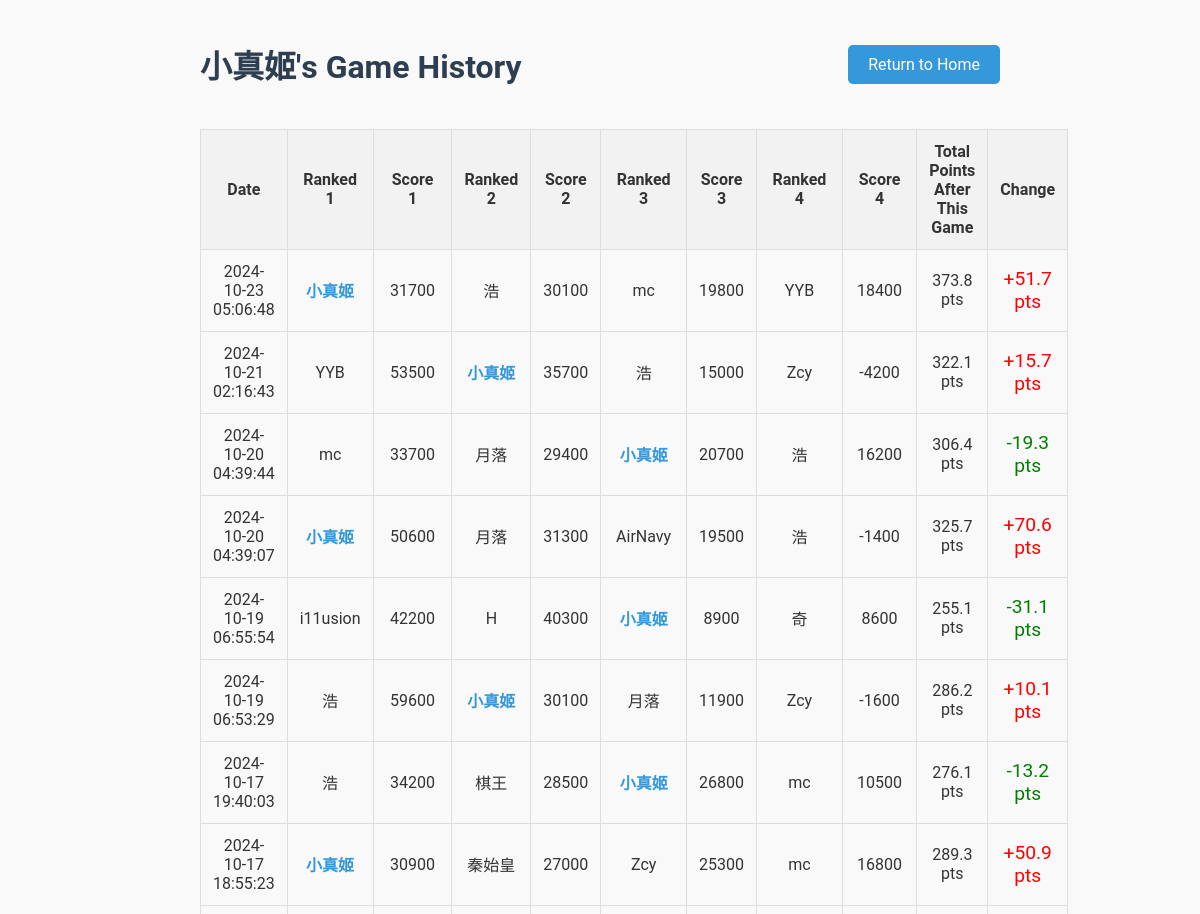
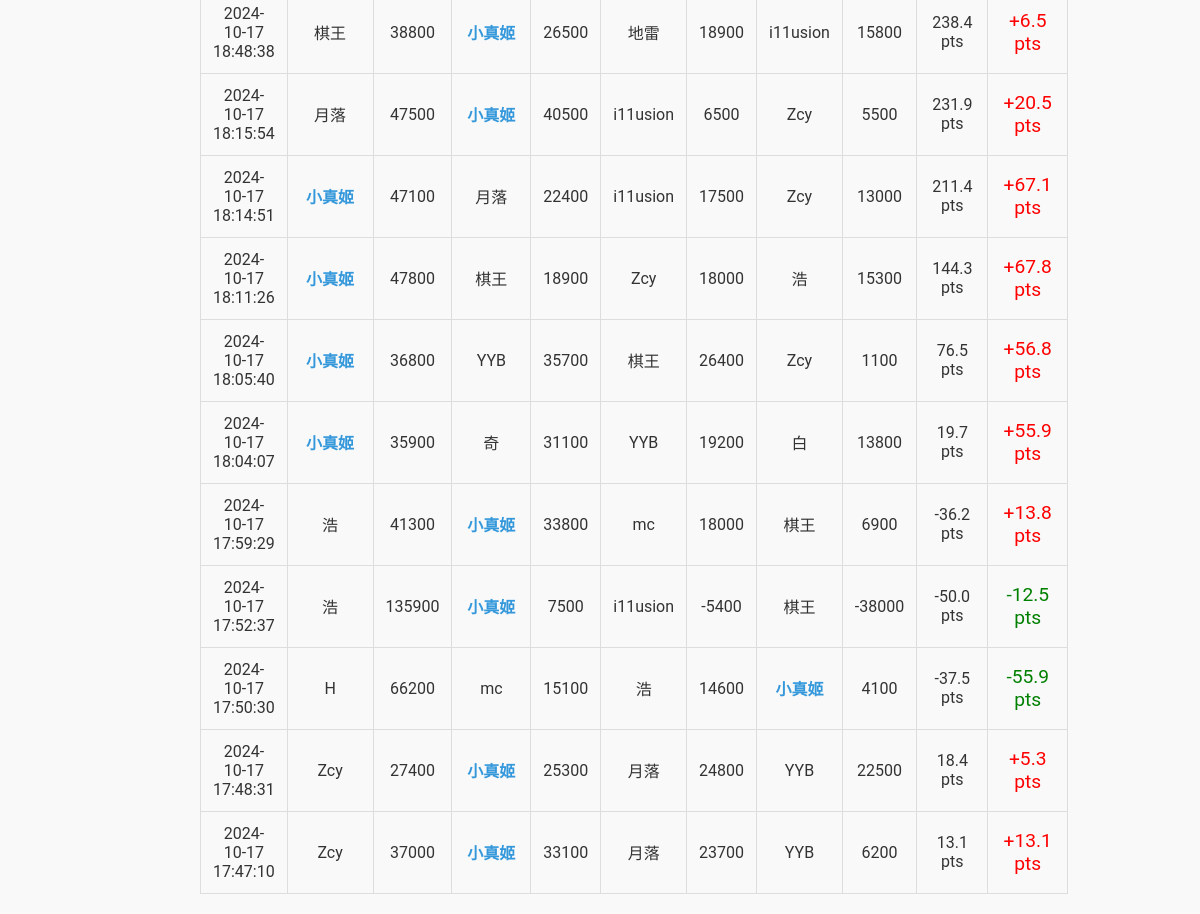
Screenshot of /player/小真姬 with the database file from the repository (2 pictures, top to bottom).
### tables this page shows
CREATE TABLE games (
    game_id INTEGER PRIMARY KEY AUTOINCREMENT,
    player1 TEXT NOT NULL,
    player2 TEXT NOT NULL,
    player3 TEXT NOT NULL,
    player4 TEXT NOT NULL,
    raw_score1 INTEGER NOT NULL,
    raw_score2 INTEGER NOT NULL,
    raw_score3 INTEGER NOT NULL,
    raw_score4 INTEGER NOT NULL,
    final_score1 INTEGER NOT NULL,
    final_score2 INTEGER NOT NULL,
    final_score3 INTEGER NOT NULL,
    final_score4 INTEGER NOT NULL,
    game_date TIMESTAMP DEFAULT CURRENT_TIMESTAMP
);

### app.py (the view)
@app.route("/player/<player_name>")
def player_statistics(player_name):
    player_name = unquote(player_name)  # Decode the URL-encoded player name
    conn = get_db_connection()
    cursor = conn.cursor()
    cursor.execute("""
    SELECT game_date, player1, player2, player3, player4,
           raw_score1, raw_score2, raw_score3, raw_score4,
           final_score1, final_score2, final_score3, final_score4
    FROM games
    WHERE ? IN (player1, player2, player3, player4)
    ORDER BY game_date DESC
    """, (player_name,))
    games = cursor.fetchall()
    running_total = 0
    processed_games = []
    for game in reversed(games):
        players_and_scores = [
            (game['player1'], game['raw_score1'], game['final_score1']),
            (game['player2'], game['raw_score2'], game['final_score2']),
            (game['player3'], game['raw_score3'], game['final_score3']),
            (game['player4'], game['raw_score4'], game['final_score4'])
        ]
        players_and_scores.sort(key=lambda x: x[2], reverse=True)  # Sort by final score
        current_game_points = None
        for player, raw_score, final_score in players_and_scores:
            if player == player_name:
                current_game_points = final_score
                break
        previous_total = running_total
        running_total += current_game_points  # Update cumulative points
        processed_games.append({
            'game_date': game['game_date'],
            'players_and_scores': players_and_scores,
            'point_change' : round(current_game_points,1),
            'previous_total': round(previous_total, 1),
            'total_points_after_game': round(running_total, 1)  # Round the running total
        })
    processed_games.reverse()
    conn.close()
    return render_template("player_statistics.html", player_name=player_name, games=processed_games)

### app.py (called while the page is built)
def get_db_connection():
    conn = sqlite3.connect('mahjong.db')
    conn.row_factory = sqlite3.Row  # Return rows as dictionaries
    return conn

### templates/player_statistics.html (shortened to what this page needs)
<!DOCTYPE html>
<html lang="en">
<head>
</head>
<body>
    <div class="container">
        <div class="header-row">
            <h1>{{ player_name }}'s Game History</h1>
            <div class="return-button">
                <a href="{{ url_for('home') }}">Return to Home</a>
            </div>
        </div>
        <table>
            <tr>
                <th>Date</th>
                <th>Ranked 1</th>
                <th>Score 1</th>
                <th>Ranked 2</th>
                <th>Score 2</th>
                <th>Ranked 3</th>
                <th>Score 3</th>
                <th>Ranked 4</th>
                <th>Score 4</th>
                <th>Total Points After This Game</th>
                <th>Change</th>
            </tr>
            {% for game in games %}
            <tr>
                <td>{{ game['game_date'] }}</td>
                {% for player, raw_score, final_score in game['players_and_scores'] %}
                <td class="{% if player == player_name %}player-highlight{% endif %}">
                    {{ player }}
                </td>
                <td>{{ raw_score }}</td>
                {% endfor %}
                <td>{{ '%.1f' % game['total_points_after_game'] }} pts</td>
                <td class="point-change {% if game['point_change'] > 0 %}positive-change{% else %}negative-change{% endif %}">
                    {% if game['point_change'] > 0 %}+{% endif %}{{ game['point_change'] }} pts
                </td>
            </tr>
            {% endfor %}
        </table>
    </div>
</body>
</html>

### templates/player_statistics.html (style rules this page uses)
body { font-family: 'Roboto', sans-serif; background-color: #f9f9f9; color: #333; margin: 0; padding: 20px; }
.container { max-width: 800px; margin: 0 auto; }
.header-row { display: flex; justify-content: space-between; align-items: center; margin-bottom: 20px; }
h1 { color: #2c3e50; }
table { width: 100%; border-collapse: collapse; margin-top: 20px; }
th, td { padding: 12px; border: 1px solid #ddd; text-align: center; }
th { background-color: #f2f2f2; }
.player-highlight { font-weight: bold; color: #3498db; }
.point-change { font-size: 1.2em; }
.positive-change { color: red; }
.negative-change { color: green; }
.return-button a { text-decoration: none; background-color: #3498db; color: #ffffff; padding: 10px 20px; border-radius: 5px; transition: background-color 0.3s; }

### rows the page displays
games: game_date "2024-10-23 05:06:48", player1 "小真姬", raw_score1 "31700", player3 "浩", raw_score3 "30100", player2 "mc", raw_score2 "19800", player4 "YYB", raw_score4 "18400", total_points_after_game "373.8", point_change "51.7"
games: game_date "2024-10-21 02:16:43", player2 "YYB", raw_score2 "53500", player4 "小真姬", raw_score4 "35700", player1 "浩", raw_score1 "15000", player3 "Zcy", raw_score3 "-4200", total_points_after_game "322.1", point_change "15.7"
games: game_date "2024-10-20 04:39:44", player3 "mc", raw_score3 "33700", player2 "月落", raw_score2 "29400", player4 "小真姬", raw_score4 "20700", player1 "浩", raw_score1 "16200", total_points_after_game "306.4", point_change "-19.3"
games: game_date "2024-10-20 04:39:07", player3 "小真姬", raw_score3 "50600", player4 "月落", raw_score4 "31300", player2 "AirNavy", raw_score2 "19500", player1 "浩", raw_score1 "-1400", total_points_after_game "325.7", point_change "70.6"
games: game_date "2024-10-19 06:55:54", player1 "i11usion", raw_score1 "42200", player4 "H", raw_score4 "40300", player2 "小真姬", raw_score2 "8900", player3 "奇", raw_score3 "8600", total_points_after_game "255.1", point_change "-31.1"
games: game_date "2024-10-19 06:53:29", player4 "浩", raw_score4 "59600", player3 "小真姬", raw_score3 "30100", player2 "月落", raw_score2 "11900", player1 "Zcy", raw_score1 "-1600", total_points_after_game "286.2", point_change "10.1"
games: game_date "2024-10-17 19:40:03", player4 "浩", raw_score4 "34200", player2 "棋王", raw_score2 "28500", player3 "小真姬", raw_score3 "26800", player1 "mc", raw_score1 "10500", total_points_after_game "276.1", point_change "-13.2"
games: game_date "2024-10-17 18:55:23", player1 "小真姬", raw_score1 "30900", player4 "秦始皇", raw_score4 "27000", player3 "Zcy", raw_score3 "25300", player2 "mc", raw_score2 "16800", total_points_after_game "289.3", point_change "50.9"
games: game_date "2024-10-17 18:48:38", player2 "棋王", raw_score2 "38800", player3 "小真姬", raw_score3 "26500", player1 "地雷", raw_score1 "18900", player4 "i11usion", raw_score4 "15800", total_points_after_game "238.4", point_change "6.5"
games: game_date "2024-10-17 18:15:54", player1 "月落", raw_score1 "47500", player2 "小真姬", raw_score2 "40500", player4 "i11usion", raw_score4 "6500", player3 "Zcy", raw_score3 "5500", total_points_after_game "231.9", point_change "20.5"
games: game_date "2024-10-17 18:14:51", player2 "小真姬", raw_score2 "47100", player1 "月落", raw_score1 "22400", player3 "i11usion", raw_score3 "17500", player4 "Zcy", raw_score4 "13000", total_points_after_game "211.4", point_change "67.1"
games: game_date "2024-10-17 18:11:26", player2 "小真姬", raw_score2 "47800", player3 "棋王", raw_score3 "18900", player4 "Zcy", raw_score4 "18000", player1 "浩", raw_score1 "15300", total_points_after_game "144.3", point_change "67.8"
games: game_date "2024-10-17 18:05:40", player2 "小真姬", raw_score2 "36800", player1 "YYB", raw_score1 "35700", player3 "棋王", raw_score3 "26400", player4 "Zcy", raw_score4 "1100", total_points_after_game "76.5", point_change "56.8"
games: game_date "2024-10-17 18:04:07", player4 "小真姬", raw_score4 "35900", player3 "奇", raw_score3 "31100", player2 "YYB", raw_score2 "19200", player1 "白", raw_score1 "13800", total_points_after_game "19.7", point_change "55.9"
games: game_date "2024-10-17 17:59:29", player1 "浩", raw_score1 "41300", player3 "小真姬", raw_score3 "33800", player2 "mc", raw_score2 "18000", player4 "棋王", raw_score4 "6900", total_points_after_game "-36.2", point_change "13.8"
games: game_date "2024-10-17 17:52:37", player3 "浩", raw_score3 "135900", player2 "小真姬", raw_score2 "7500", player1 "i11usion", raw_score1 "-5400", player4 "棋王", raw_score4 "-38000", total_points_after_game "-50.0", point_change "-12.5"
games: game_date "2024-10-17 17:50:30", player4 "H", raw_score4 "66200", player2 "mc", raw_score2 "15100", player3 "浩", raw_score3 "14600", player1 "小真姬", raw_score1 "4100", total_points_after_game "-37.5", point_change "-55.9"
games: game_date "2024-10-17 17:48:31", player3 "Zcy", raw_score3 "27400", player1 "小真姬", raw_score1 "25300", player2 "月落", raw_score2 "24800", player4 "YYB", raw_score4 "22500", total_points_after_game "18.4", point_change "5.3"
games: game_date "2024-10-17 17:47:10", player3 "Zcy", raw_score3 "37000", player2 "小真姬", raw_score2 "33100", player4 "月落", raw_score4 "23700", player1 "YYB", raw_score1 "6200", final_score2 "13.1", point_change "13.1"

### other values shown
{{ player_name }} "小真姬"
